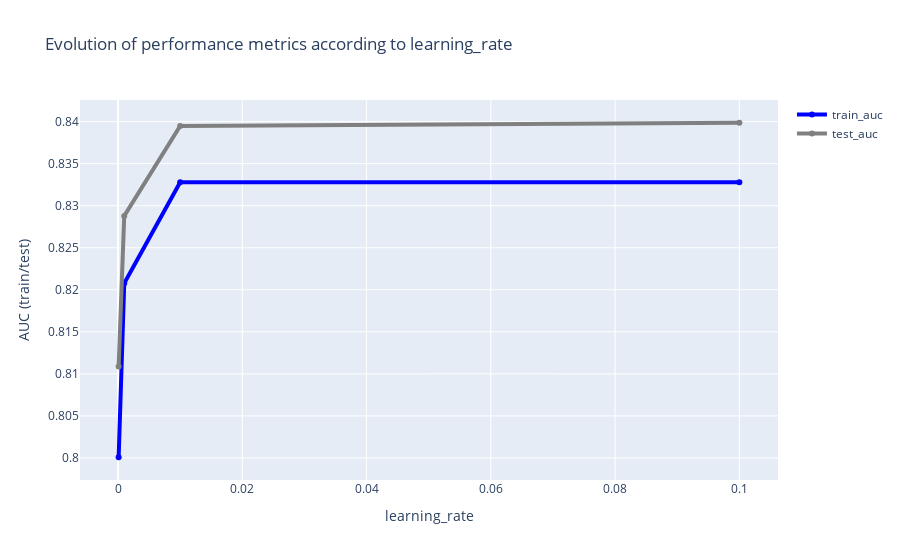

The notebook cell saved with this chart:
### Code cell
import plotly.graph_objs as go
from plotly.offline import download_plotlyjs, init_notebook_mode, plot, iplot

trace1 = go.Scatter(
        x=df_collector_lr.lr,
        y=df_collector_lr.train_auc,
        name="train_auc",
        line=dict(color="blue", width=4),
    )

trace2 = go.Scatter(
        x=df_collector_lr.lr,
        y=df_collector_lr.test_auc,
        name="test_auc",
        line=dict(color="gray", width=4),
    )
data = [trace1, trace2]

# Edit the layout
layout = dict(
        title=f"Evolution of performance metrics according to learning_rate",
        xaxis=dict(title="learning_rate"),
        yaxis=dict(title=f"AUC (train/test)"),
)

fig = dict(data=data, layout=layout)
iplot(fig)

### Figure 1 — Plotly figure (JSON) as saved in the notebook; plotly's stock layout.template omitted (floating-point values rounded to 4 significant figures)
{"data": [{"line": {"color": "blue", "width": 4}, "name": "train_auc", "type": "scatter", "x": [0.1, 0.01, 0.001, 0.0001], "y": [0.8328, 0.8328, 0.8208, 0.8001]}, {"line": {"color": "gray", "width": 4}, "name": "test_auc", "type": "scatter", "x": [0.1, 0.01, 0.001, 0.0001], "y": [0.8399, 0.8395, 0.8288, 0.8109]}], "layout": {"title": {"text": "Evolution of performance metrics according to learning_rate"}, "xaxis": {"title": {"text": "learning_rate"}}, "yaxis": {"title": {"text": "AUC (train/test)"}}}}
